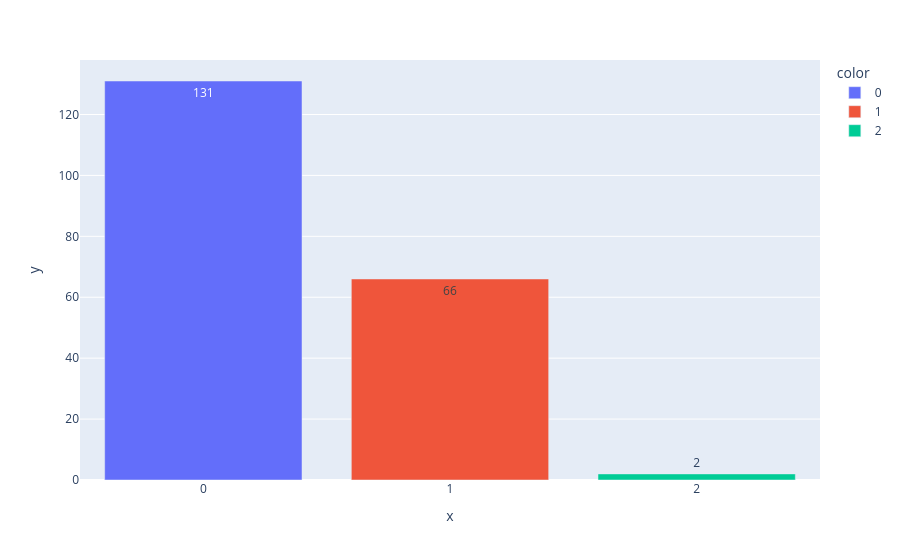

Notebook cell for this chart:
### Code cell
# Diagramme en barre des nombres d'observations
bar_plot(val)

### Figure 1 — Plotly figure (JSON) as saved in the notebook; plotly's stock layout.template omitted (floating-point values rounded to 4 significant figures)
{"data": [{"hovertemplate": "color=0<br>x=%{x}<br>y=%{y}<extra></extra>", "legendgroup": "0", "marker": {"color": "#636efa", "pattern": {"shape": ""}}, "name": "0", "orientation": "v", "showlegend": true, "textposition": "auto", "texttemplate": "%{y}", "type": "bar", "x": ["0"], "xaxis": "x", "y": [131], "yaxis": "y"}, {"hovertemplate": "color=1<br>x=%{x}<br>y=%{y}<extra></extra>", "legendgroup": "1", "marker": {"color": "#EF553B", "pattern": {"shape": ""}}, "name": "1", "orientation": "v", "showlegend": true, "textposition": "auto", "texttemplate": "%{y}", "type": "bar", "x": ["1"], "xaxis": "x", "y": [66], "yaxis": "y"}, {"hovertemplate": "color=2<br>x=%{x}<br>y=%{y}<extra></extra>", "legendgroup": "2", "marker": {"color": "#00cc96", "pattern": {"shape": ""}}, "name": "2", "orientation": "v", "showlegend": true, "textposition": "auto", "texttemplate": "%{y}", "type": "bar", "x": ["2"], "xaxis": "x", "y": [2], "yaxis": "y"}], "layout": {"barmode": "relative", "legend": {"title": {"text": "color"}, "tracegroupgap": 0}, "margin": {"t": 60}, "xaxis": {"anchor": "y", "domain": [0, 1], "title": {"text": "x"}}, "yaxis": {"anchor": "x", "domain": [0, 1], "title": {"text": "y"}}}}
